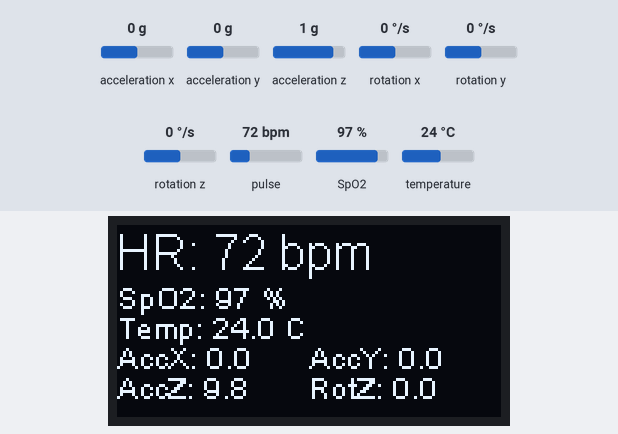
Recording of a sketch running on a simulated Seeed XIAO ESP32-C3. On the bench: 128×64 one-colour display. The test bench sets the inputs (shaded band); at power-on: acceleration x 0 g, acceleration y 0 g, acceleration z 1 g, rotation z 0 °/s, pulse 72 bpm, SpO2 97 %, rotation x 0 °/s, rotation y 0 °/s, temperature 24 °C. WiFi joins after 1.5 s; servers stay silent unless stated; no MQTT or app messages arrive unless stated; what the sketch prints to the serial monitor is not drawn.

Above: at 4.4 s.
4.5 s: acceleration x set to -1.4 g
At 5.4 s:
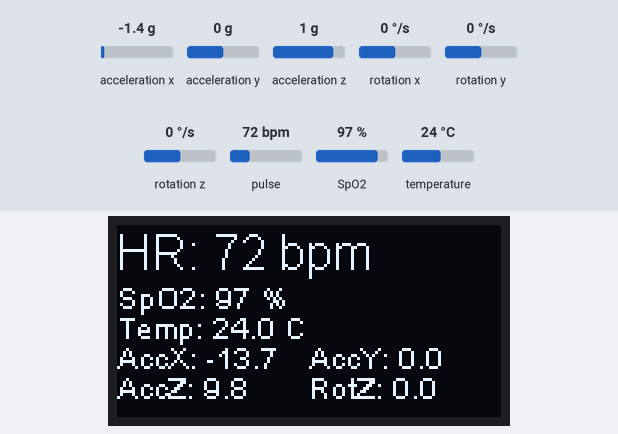
6.6 s: acceleration y set to -1.4 g
At 7.9 s:
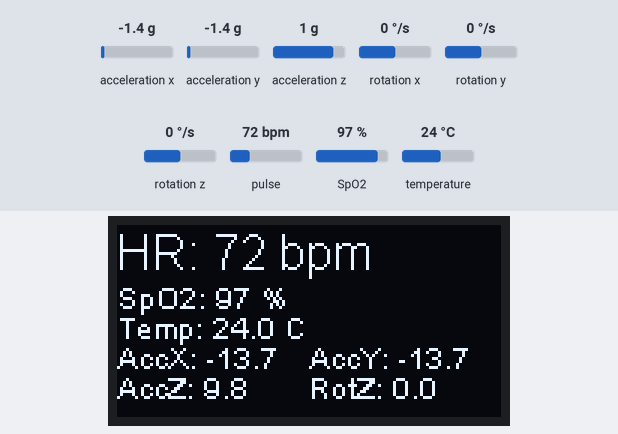
9.1 s: acceleration z set to -1.4 g
At 11.0 s:
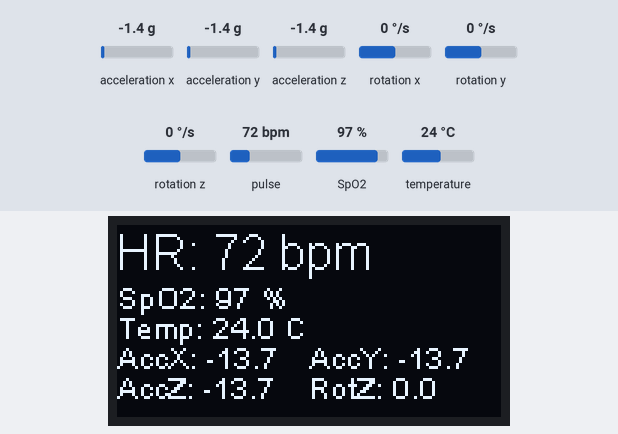
11.6 s: rotation z set to -192 °/s
At 13.5 s:
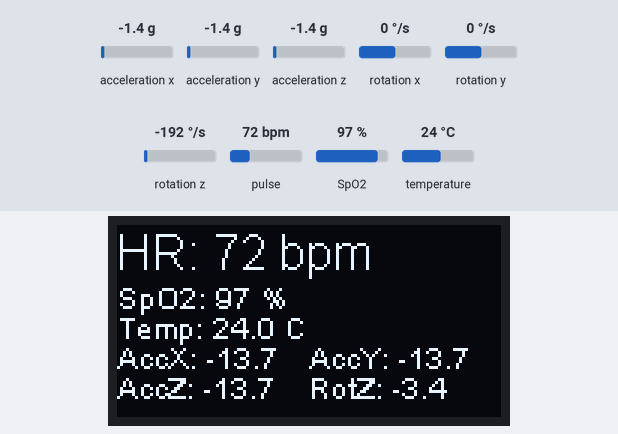
14.1 s: pulse set to 42 bpm
At 16.0 s:
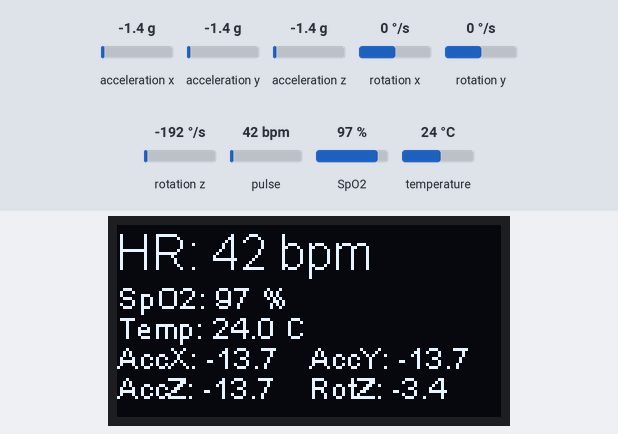
16.6 s: SpO2 set to 80 %
At 18.5 s:
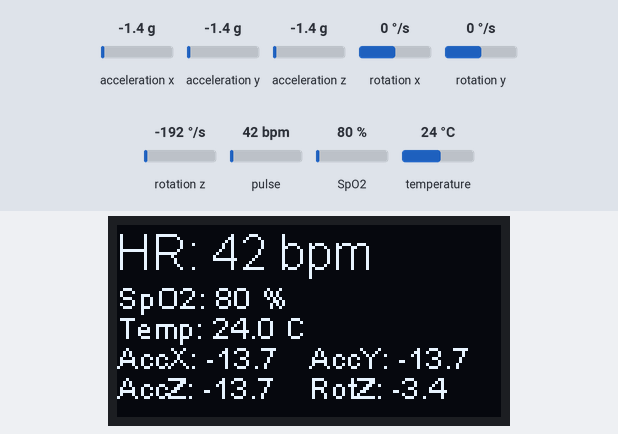
Timing chart, 0 to 20.0 s (numbered marks = the images above; inputs shaded):
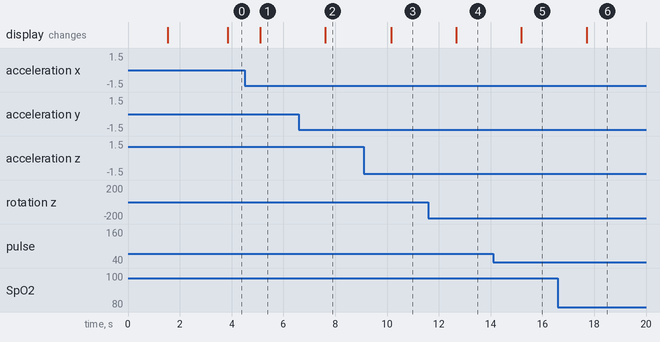

The sketch:

zsanew.ino
```cpp
#include <Wire.h>
#include <WiFi.h>
#include <PubSubClient.h>
#include <ArduinoJson.h>
#include "MAX30105.h"
#include "spo2_algorithm.h"
#include "heartRate.h"
#include "SSD1306.h"
#include <Adafruit_MPU6050.h>
#include <Adafruit_Sensor.h>

// --- I2C Configuration for XIAO ESP32C3 ---
#define I2C_SDA_PIN 6
#define I2C_SCL_PIN 7

// Sensor and display objects
MAX30105 particleSensor;
SSD1306 display(0x3C, I2C_SDA_PIN, I2C_SCL_PIN);
Adafruit_MPU6050 mpu;

// WiFi and MQTT config
const char* ssid = "Team09";
const char* password = "H@ckTe@m)(";
const char* mqtt_server = "broker.hivemq.com";
const int mqtt_port = 1883;
const char* mqtt_topic = "zsa/sensor/data";

WiFiClient espClient;
PubSubClient client(espClient);

// Sensor data buffers
uint32_t irBuffer[100], redBuffer[100];
int32_t spo2, heartRate;
int8_t validSPO2, validHeartRate;
float temperatureC;
sensors_event_t a, g, temp_mpu;

// Timing
unsigned long lastDisplayUpdate = 0;
unsigned long lastMQTTSend = 0;
const unsigned long displayInterval = 500;
const unsigned long mqttInterval = 10000;

// --- WiFi ---
void setup_wifi() {
  Serial.println();
  Serial.print("Connecting to WiFi: ");
  Serial.println(ssid);
  WiFi.begin(ssid, password);

  int attempts = 0;
  while (WiFi.status() != WL_CONNECTED && attempts < 20) {
    delay(500);
    Serial.print(".");
    attempts++;
  }

  if (WiFi.status() == WL_CONNECTED) {
    Serial.println("\nWiFi connected, IP: " + WiFi.localIP().toString());
  } else {
    Serial.println("\nWiFi connection failed.");
  }
}

// --- MQTT reconnect (non-blocking) ---
void reconnect() {
  if (client.connected()) return; // Already connected, no need to reconnect

  Serial.print("Attempting MQTT connection...");

  // Get MAC address as unique client ID
  uint8_t mac[6];
  WiFi.macAddress(mac);
  char macStr[13]; // 12 hex digits + null terminator
  snprintf(macStr, sizeof(macStr), "%02X%02X%02X%02X%02X%02X",
           mac[0], mac[1], mac[2], mac[3], mac[4], mac[5]);

  String clientId = "ESP32Client-" + String(macStr);

  if (client.connect(clientId.c_str())) {
    Serial.println("connected with clientId: " + clientId);
  } else {
    Serial.print("failed, rc=");
    Serial.print(client.state());
    Serial.println(" will retry");
    // No delay here to avoid blocking — retry next loop iteration
  }
}

void sendJSON() {
  StaticJsonDocument<512> doc;

  doc["deviceId"] = "ESP32-ZSA-001";
  doc["heartRate"] = validHeartRate ? heartRate : -1;
  doc["spo2"] = validSPO2 ? spo2 : -1;
  doc["temperatureC"] = temperatureC;
  doc["accelX"] = a.acceleration.x;
  doc["accelY"] = a.acceleration.y;
  doc["accelZ"] = a.acceleration.z;
  doc["gyroZ"] = g.gyro.z;
  doc["status"] = "ok";

  char buffer[256];
  size_t n = serializeJson(doc, buffer);

  if (client.publish(mqtt_topic, buffer, n)) {
    Serial.println("MQTT message sent:");
    Serial.println(buffer);
  } else {
    Serial.println("MQTT message failed to send");
  }
}

// --- OLED Display ---
void updateOLED() {
  display.clear();
  display.setTextAlignment(TEXT_ALIGN_LEFT);
  display.setFont(ArialMT_Plain_16);
  display.drawString(0, 0, validHeartRate ? "HR: " + String(heartRate) + " bpm" : "HR: Invalid");

  display.setFont(ArialMT_Plain_10);
  display.drawString(0, 18, validSPO2 ? "SpO2: " + String(spo2) + " %" : "SpO2: Invalid");
  display.drawString(0, 28, "Temp: " + String(temperatureC, 1) + " C");
  display.drawString(0, 38, "AccX: " + String(a.acceleration.x, 1));
  display.drawString(64, 38, "AccY: " + String(a.acceleration.y, 1));
  display.drawString(0, 48, "AccZ: " + String(a.acceleration.z, 1));
  display.drawString(64, 48, "RotZ: " + String(g.gyro.z, 1));
  display.display();
}

// --- Setup ---
void setup() {
  Serial.begin(115200);
  Wire.begin(I2C_SDA_PIN, I2C_SCL_PIN);

  // OLED
  if (!display.init()) {
    Serial.println(F("OLED init failed!"));
    while (1);
  }
  display.flipScreenVertically();

  // MPU6050
  if (!mpu.begin(0x68, &Wire)) {
    Serial.println("MPU6050 not found!");
    while (1);
  }
  mpu.setAccelerometerRange(MPU6050_RANGE_8_G);
  mpu.setGyroRange(MPU6050_RANGE_500_DEG);
  mpu.setFilterBandwidth(MPU6050_BAND_21_HZ);

  // MAX30105
  if (!particleSensor.begin(Wire, I2C_SPEED_FAST)) {
    Serial.println("MAX30105 not found!");
    while (1);
  }
  particleSensor.setup();
  particleSensor.setPulseAmplitudeRed(0x0A);
  particleSensor.setPulseAmplitudeGreen(0);
  particleSensor.enableDIETEMPRDY();

  // WiFi & MQTT
  setup_wifi();
  client.setServer(mqtt_server, mqtt_port);

  display.drawString(0, 0, "Ready!");
  display.display();
  delay(1000);
}

// --- Loop ---
void loop() {
  if (!client.connected()) {
    reconnect();
  }
  client.loop();

  // Collect MAX30105 data
  int bufferLength = 100;
  for (int i = 0; i < bufferLength; i++) {
    unsigned long readStart = millis();
    while (!particleSensor.available()) {
      particleSensor.check();
      if (millis() - readStart > 2000) return;
    }
    redBuffer[i] = particleSensor.getRed();
    irBuffer[i] = particleSensor.getIR();
    particleSensor.nextSample();
  }

  maxim_heart_rate_and_oxygen_saturation(irBuffer, bufferLength, redBuffer, &spo2, &validSPO2, &heartRate, &validHeartRate);
  temperatureC = particleSensor.readTemperature();
  mpu.getEvent(&a, &g, &temp_mpu);

  unsigned long currentMillis = millis();

  // Update OLED
  if (currentMillis - lastDisplayUpdate > displayInterval) {
    lastDisplayUpdate = currentMillis;
    updateOLED();
  }

  // Send MQTT JSON
  if (currentMillis - lastMQTTSend > mqttInterval) {
    lastMQTTSend = currentMillis;
    sendJSON();
  }

  // Debug to Serial
  Serial.print("HR="); Serial.print(heartRate);
  Serial.print(", SpO2="); Serial.print(spo2);
  Serial.print(", TempC="); Serial.print(temperatureC);
  Serial.print(", AccX="); Serial.print(a.acceleration.x);
  Serial.print(", AccY="); Serial.print(a.acceleration.y);
  Serial.print(", AccZ="); Serial.print(a.acceleration.z);
  Serial.print(", GyroZ="); Serial.print(g.gyro.z);
  Serial.println();
}
```

Measured:
- after the input at 4.5 s, the display: changes after 0.61 s (image 1)
- after the input at 6.6 s, the display: changes after 1.0 s (image 2)
- after the input at 9.1 s, the display: changes after 1.1 s (image 3)
- after the input at 11.6 s, the display: changes after 1.1 s (image 4)
- after the input at 14.1 s, the display: changes after 1.1 s (image 5)
- after the input at 16.6 s, the display: changes after 1.1 s (image 6)
